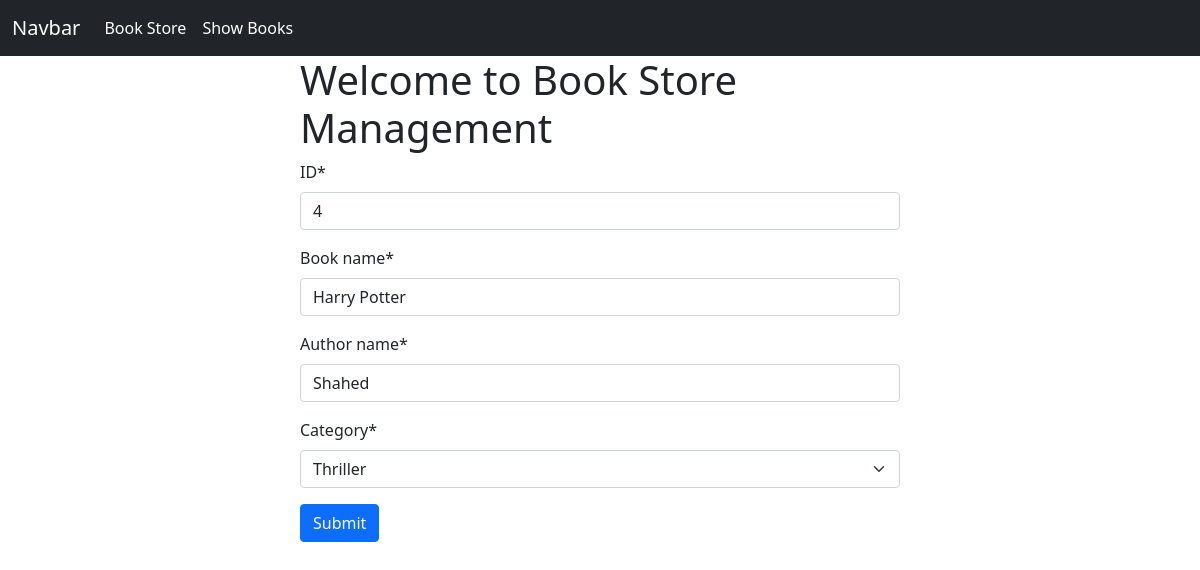
Page /edit_book/4 on the committed database.
### book/models.py (models this page shows)
class BookstoreModel(models.Model):
    CATEGORY = (
            ('Mystery', 'Mystery'),
            ('Thriller', 'Thriller'),
            ('Sci-fi', 'Sci-fi'),
            ('Horror', 'Horor'),
    )
    ID = models.IntegerField(primary_key=True)
    book_name = models.CharField(max_length=30)
    author_name = models.CharField(max_length=30)
    category = models.CharField(max_length=30, choices=CATEGORY)
    first_pub = models.DateTimeField(auto_now_add=True)
    last_pub = models.DateField(auto_now=True)

### book/views.py (the view)
# urls.py: path('edit_book/<int:id>', views.edit_book, name="edit_book"),
def edit_book(request, id):
    book = BookstoreModel.objects.get(pk=id)
    form = BookStorForm(instance=book)
    if request.method=='POST':
        book = BookStorForm(request.POST, instance=book)
        if book.is_valid():
            book.save()
            return redirect('show_books')
    return render(request, 'store_book.html', {'form': form})

### book/forms.py
class BookStorForm(forms.ModelForm):
    class Meta:
        model = BookstoreModel
        exclude = ['first_pub','last_pub']

### book/templates/store_book.html (shortened to what this page needs)
{% extends "base.html" %}
{% load crispy_forms_tags %}
{% block content %}
    <div style="width:50%; margin:auto;">
        <h1>Welcome to Book Store Management</h1>
        <form method="post">
            {{form|crispy}}
            <button class="btn btn-primary" type="submit">Submit</button>
        </form>
    </div>
{% endblock %}

### rows in the picture
BookstoreModel: ID "4", book_name "Harry Potter", author_name "Shahed", category "Thriller"
